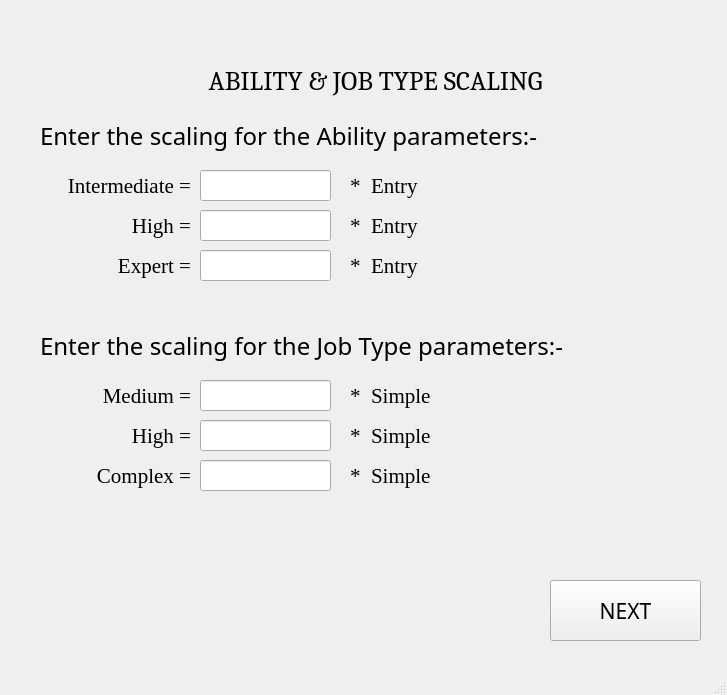
<?xml version="1.0" encoding="UTF-8"?>
<ui version="4.0">
 <class>MainWindow</class>
 <widget class="QMainWindow" name="MainWindow">
  <property name="geometry">
   <rect>
    <x>0</x>
    <y>0</y>
    <width>727</width>
    <height>695</height>
   </rect>
  </property>
  <property name="windowTitle">
   <string>MainWindow</string>
  </property>
  <widget class="QWidget" name="centralwidget">
   <widget class="QLabel" name="label_10">
    <property name="geometry">
     <rect>
      <x>150</x>
      <y>60</y>
      <width>451</width>
      <height>41</height>
     </rect>
    </property>
    <property name="font">
     <font>
      <family>Cambria</family>
      <pointsize>20</pointsize>
     </font>
    </property>
    <property name="text">
     <string>ABILITY &amp; JOB TYPE SCALING</string>
    </property>
    <property name="alignment">
     <set>Qt::AlignCenter</set>
    </property>
   </widget>
   <widget class="QLabel" name="label">
    <property name="geometry">
     <rect>
      <x>40</x>
      <y>110</y>
      <width>601</width>
      <height>51</height>
     </rect>
    </property>
    <property name="font">
     <font>
      <family>Corbel</family>
      <pointsize>18</pointsize>
     </font>
    </property>
    <property name="text">
     <string>Enter the scaling for the Ability parameters:- </string>
    </property>
    <property name="alignment">
     <set>Qt::AlignLeading|Qt::AlignLeft|Qt::AlignVCenter</set>
    </property>
   </widget>
   <widget class="QLabel" name="label_2">
    <property name="geometry">
     <rect>
      <x>40</x>
      <y>170</y>
      <width>151</width>
      <height>31</height>
     </rect>
    </property>
    <property name="font">
     <font>
      <family>Georgia</family>
      <pointsize>16</pointsize>
     </font>
    </property>
    <property name="text">
     <string>Intermediate =</string>
    </property>
    <property name="alignment">
     <set>Qt::AlignRight|Qt::AlignTrailing|Qt::AlignVCenter</set>
    </property>
   </widget>
   <widget class="QLineEdit" name="abilityIntermediate">
    <property name="geometry">
     <rect>
      <x>200</x>
      <y>170</y>
      <width>131</width>
      <height>31</height>
     </rect>
    </property>
    <property name="font">
     <font>
      <family>Times New Roman</family>
      <pointsize>12</pointsize>
     </font>
    </property>
   </widget>
   <widget class="QPushButton" name="nextButton">
    <property name="geometry">
     <rect>
      <x>550</x>
      <y>580</y>
      <width>151</width>
      <height>61</height>
     </rect>
    </property>
    <property name="font">
     <font>
      <family>Corbel Light</family>
      <pointsize>16</pointsize>
     </font>
    </property>
    <property name="text">
     <string>NEXT</string>
    </property>
   </widget>
   <widget class="QLabel" name="label_3">
    <property name="geometry">
     <rect>
      <x>350</x>
      <y>170</y>
      <width>171</width>
      <height>31</height>
     </rect>
    </property>
    <property name="font">
     <font>
      <family>Georgia</family>
      <pointsize>16</pointsize>
     </font>
    </property>
    <property name="text">
     <string>*  Entry</string>
    </property>
   </widget>
   <widget class="QLabel" name="label_4">
    <property name="geometry">
     <rect>
      <x>40</x>
      <y>210</y>
      <width>151</width>
      <height>31</height>
     </rect>
    </property>
    <property name="font">
     <font>
      <family>Georgia</family>
      <pointsize>16</pointsize>
     </font>
    </property>
    <property name="text">
     <string>High =</string>
    </property>
    <property name="alignment">
     <set>Qt::AlignRight|Qt::AlignTrailing|Qt::AlignVCenter</set>
    </property>
   </widget>
   <widget class="QLabel" name="label_5">
    <property name="geometry">
     <rect>
      <x>350</x>
      <y>210</y>
      <width>171</width>
      <height>31</height>
     </rect>
    </property>
    <property name="font">
     <font>
      <family>Georgia</family>
      <pointsize>16</pointsize>
     </font>
    </property>
    <property name="text">
     <string>*  Entry</string>
    </property>
   </widget>
   <widget class="QLineEdit" name="abilityHigh">
    <property name="geometry">
     <rect>
      <x>200</x>
      <y>210</y>
      <width>131</width>
      <height>31</height>
     </rect>
    </property>
    <property name="font">
     <font>
      <family>Times New Roman</family>
      <pointsize>12</pointsize>
     </font>
    </property>
   </widget>
   <widget class="QLabel" name="label_6">
    <property name="geometry">
     <rect>
      <x>50</x>
      <y>250</y>
      <width>141</width>
      <height>31</height>
     </rect>
    </property>
    <property name="font">
     <font>
      <family>Georgia</family>
      <pointsize>16</pointsize>
     </font>
    </property>
    <property name="text">
     <string>Expert =</string>
    </property>
    <property name="alignment">
     <set>Qt::AlignRight|Qt::AlignTrailing|Qt::AlignVCenter</set>
    </property>
   </widget>
   <widget class="QLabel" name="label_9">
    <property name="geometry">
     <rect>
      <x>350</x>
      <y>250</y>
      <width>171</width>
      <height>31</height>
     </rect>
    </property>
    <property name="font">
     <font>
      <family>Georgia</family>
      <pointsize>16</pointsize>
     </font>
    </property>
    <property name="text">
     <string>*  Entry</string>
    </property>
   </widget>
   <widget class="QLineEdit" name="abilityExpert">
    <property name="geometry">
     <rect>
      <x>200</x>
      <y>250</y>
      <width>131</width>
      <height>31</height>
     </rect>
    </property>
    <property name="font">
     <font>
      <family>Times New Roman</family>
      <pointsize>12</pointsize>
     </font>
    </property>
   </widget>
   <widget class="QLabel" name="label_7">
    <property name="geometry">
     <rect>
      <x>40</x>
      <y>380</y>
      <width>151</width>
      <height>31</height>
     </rect>
    </property>
    <property name="font">
     <font>
      <family>Georgia</family>
      <pointsize>16</pointsize>
     </font>
    </property>
    <property name="text">
     <string>Medium =</string>
    </property>
    <property name="alignment">
     <set>Qt::AlignRight|Qt::AlignTrailing|Qt::AlignVCenter</set>
    </property>
   </widget>
   <widget class="QLabel" name="label_8">
    <property name="geometry">
     <rect>
      <x>50</x>
      <y>460</y>
      <width>141</width>
      <height>31</height>
     </rect>
    </property>
    <property name="font">
     <font>
      <family>Georgia</family>
      <pointsize>16</pointsize>
     </font>
    </property>
    <property name="text">
     <string>Complex =</string>
    </property>
    <property name="alignment">
     <set>Qt::AlignRight|Qt::AlignTrailing|Qt::AlignVCenter</set>
    </property>
   </widget>
   <widget class="QLabel" name="label_11">
    <property name="geometry">
     <rect>
      <x>350</x>
      <y>420</y>
      <width>171</width>
      <height>31</height>
     </rect>
    </property>
    <property name="font">
     <font>
      <family>Georgia</family>
      <pointsize>16</pointsize>
     </font>
    </property>
    <property name="text">
     <string>*  Simple</string>
    </property>
   </widget>
   <widget class="QLabel" name="label_12">
    <property name="geometry">
     <rect>
      <x>40</x>
      <y>420</y>
      <width>151</width>
      <height>31</height>
     </rect>
    </property>
    <property name="font">
     <font>
      <family>Georgia</family>
      <pointsize>16</pointsize>
     </font>
    </property>
    <property name="text">
     <string>High =</string>
    </property>
    <property name="alignment">
     <set>Qt::AlignRight|Qt::AlignTrailing|Qt::AlignVCenter</set>
    </property>
   </widget>
   <widget class="QLineEdit" name="jobHigh">
    <property name="geometry">
     <rect>
      <x>200</x>
      <y>420</y>
      <width>131</width>
      <height>31</height>
     </rect>
    </property>
    <property name="font">
     <font>
      <family>Times New Roman</family>
      <pointsize>12</pointsize>
     </font>
    </property>
   </widget>
   <widget class="QLabel" name="label_13">
    <property name="geometry">
     <rect>
      <x>350</x>
      <y>380</y>
      <width>171</width>
      <height>31</height>
     </rect>
    </property>
    <property name="font">
     <font>
      <family>Georgia</family>
      <pointsize>16</pointsize>
     </font>
    </property>
    <property name="text">
     <string>*  Simple</string>
    </property>
   </widget>
   <widget class="QLabel" name="label_14">
    <property name="geometry">
     <rect>
      <x>40</x>
      <y>320</y>
      <width>601</width>
      <height>51</height>
     </rect>
    </property>
    <property name="font">
     <font>
      <family>Corbel</family>
      <pointsize>18</pointsize>
     </font>
    </property>
    <property name="text">
     <string>Enter the scaling for the Job Type parameters:- </string>
    </property>
    <property name="alignment">
     <set>Qt::AlignLeading|Qt::AlignLeft|Qt::AlignVCenter</set>
    </property>
   </widget>
   <widget class="QLabel" name="label_15">
    <property name="geometry">
     <rect>
      <x>350</x>
      <y>460</y>
      <width>171</width>
      <height>31</height>
     </rect>
    </property>
    <property name="font">
     <font>
      <family>Georgia</family>
      <pointsize>16</pointsize>
     </font>
    </property>
    <property name="text">
     <string>*  Simple</string>
    </property>
   </widget>
   <widget class="QLineEdit" name="jobMedium">
    <property name="geometry">
     <rect>
      <x>200</x>
      <y>380</y>
      <width>131</width>
      <height>31</height>
     </rect>
    </property>
    <property name="font">
     <font>
      <family>Times New Roman</family>
      <pointsize>12</pointsize>
     </font>
    </property>
   </widget>
   <widget class="QLineEdit" name="jobComplex">
    <property name="geometry">
     <rect>
      <x>200</x>
      <y>460</y>
      <width>131</width>
      <height>31</height>
     </rect>
    </property>
    <property name="font">
     <font>
      <family>Times New Roman</family>
      <pointsize>12</pointsize>
     </font>
    </property>
   </widget>
  </widget>
  <widget class="QMenuBar" name="menubar">
   <property name="geometry">
    <rect>
     <x>0</x>
     <y>0</y>
     <width>727</width>
     <height>21</height>
    </rect>
   </property>
  </widget>
  <widget class="QStatusBar" name="statusbar"/>
 </widget>
 <resources/>
 <connections/>
</ui>
